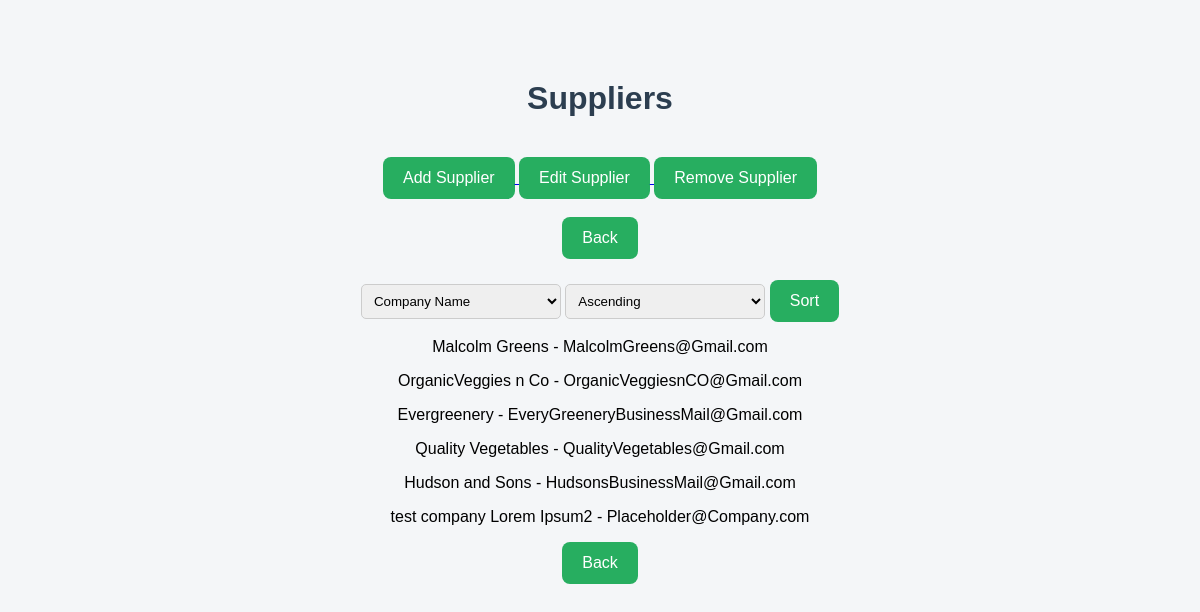
The app's page /suppliers with its own data.
### tables this page shows
CREATE TABLE "Suppliers" (
	"Supplier_ID"	INTEGER NOT NULL,
	"Company_Name"	TEXT NOT NULL,
	"Email"	TEXT NOT NULL,
	PRIMARY KEY("Supplier_ID" AUTOINCREMENT)
);

### app.py (the view)
@app.route("/suppliers")
def suppliers():
    sort_by = request.args.get("sort_by")
    order = request.args.get("order")
    if sort_by not in ["Supplier_ID", "Company_Name", "Email"]:
        sort_by = "Supplier_ID"
    if order not in ["ASC", "DESC"]:
        order = "ASC"
    query = f"""
    SELECT Supplier_ID, Company_Name, Email
    FROM Suppliers
    ORDER BY {sort_by} {order}
    """
    suppliers = execute_query(query, fetch=True)
    return render_template("suppliers.html", suppliers=suppliers)

### app.py (called while the page is built)
def get_db_connection():
	return sqlite3.connect("projektsdatabase.db", check_same_thread=False)

def execute_query(query, params=(), fetch=False):
    conn = get_db_connection()
    cursor = conn.cursor()
    cursor.execute(query, params)
    if fetch:
        data = cursor.fetchall()
    else:
        data=None
    conn.commit()
    conn.close()
    return data

### templates/suppliers.html (shortened to what this page needs)
<!DOCTYPE html>
<html lang="lv">
<head>
    <link rel="stylesheet" href="{{ url_for('static', filename='styles.css') }}">
</head>
<body>
<div class="container">
    <h1>Suppliers</h1>
    <a href="{{ url_for('add_supplier') }}">
        <button>Add Supplier</button>
    </a>
    <a href="{{ url_for('edit_supplier') }}">
        <button>Edit Supplier</button>
    </a>
    <a href="{{ url_for('remove_supplier') }}">
        <button>Remove Supplier</button>
    </a>
    <br><br>
    <a href="/">
        <button>Back</button>
    </a>
<form method="GET">
    <select name="sort_by">
        <option value="Company_Name">Company Name</option>
    </select>
    <select name="order">
        <option value="ASC">Ascending</option>
    </select>
    <button type="submit">Sort</button>
</form>
{% for o in suppliers %}
    <p>{{ o[1] }} - {{ o[2] }}</p>
{% endfor %}
    <a href="/">
        <button>Back</button>
    </a>
</div>
</body>
</html>

### static/styles.css (style rules this page uses)
body { font-family: Arial, sans-serif; background-color: #f4f6f8; margin: 0; padding: 0; }
.container { text-align: center; margin-top: 80px; }
h1 { color: #2c3e50; margin-bottom: 40px; }
button { background-color: #27ae60; color: white; border: none; padding: 12px 20px; font-size: 16px; border-radius: 8px; cursor: pointer; transition: 0.2s; }
form { margin-top: 20px; }
input, select { padding: 8px; width: 200px; margin-top: 5px; border-radius: 5px; border: 1px solid #ccc; }

### records on screen
Suppliers: Company_Name "Malcolm Greens", Email "MalcolmGreens@Gmail.com"
Suppliers: Company_Name "OrganicVeggies n Co", Email "OrganicVeggiesnCO@Gmail.com"
Suppliers: Company_Name "Evergreenery", Email "EveryGreeneryBusinessMail@Gmail.com"
Suppliers: Company_Name "Quality Vegetables", Email "QualityVegetables@Gmail.com"
Suppliers: Company_Name "Hudson and Sons", Email "HudsonsBusinessMail@Gmail.com"
Suppliers: Company_Name "test company Lorem Ipsum2", Email "Placeholder@Company.com"
